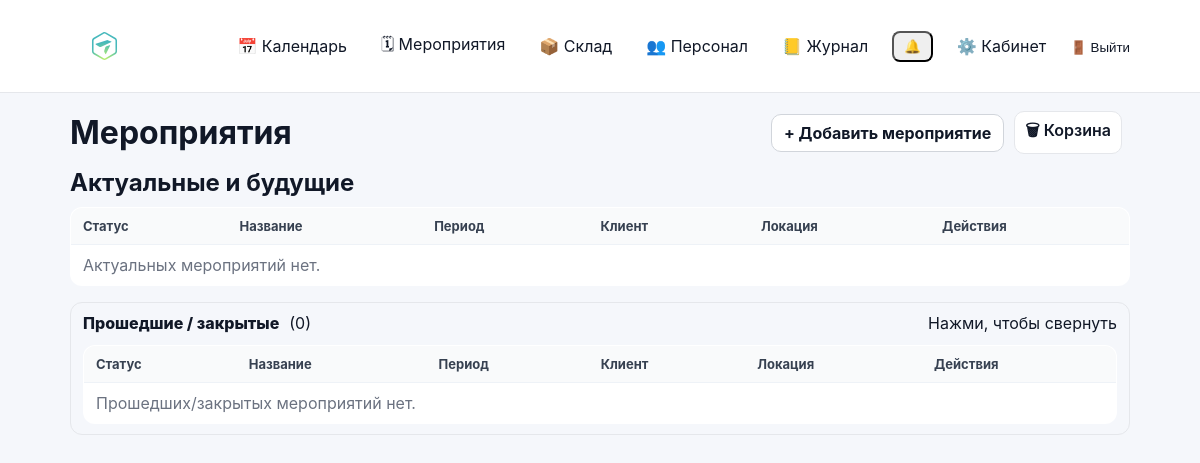
Page /events/ (signed in) on the earlier database version.
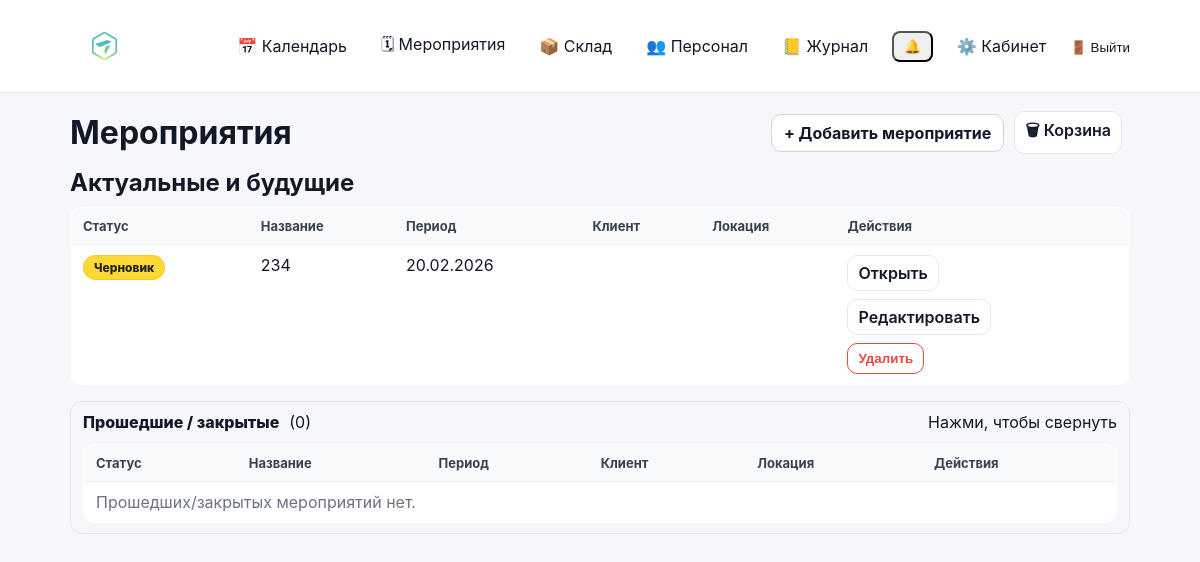
Same page on the later database version.
### events/models.py (models this page shows, shortened)
class Event(models.Model):
    class Meta:
        permissions = [
            ("edit_event_card", "Can edit event card (dates/status/etc)"),
            ("edit_event_equipment", "Can edit event equipment (own/rented)"),
        ]
    STATUS_DRAFT = "draft"
    STATUS_CONFIRMED = "confirmed"
    STATUS_CANCELLED = "cancelled"
    STATUS_CLOSED = "closed"
    STATUS_CHOICES = (
        (STATUS_DRAFT, "Черновик"),
        (STATUS_CONFIRMED, "Подтверждено"),
        (STATUS_CANCELLED, "Отменено"),
        (STATUS_CLOSED, "Закрыто"),
    )
    name = models.CharField(max_length=200)
    start_date = models.DateField()
    end_date = models.DateField(blank=True, null=True)
    client = models.CharField(max_length=200, blank=True)
    location = models.CharField(max_length=200, blank=True)
    responsible = models.ForeignKey(
        User,
        on_delete=models.SET_NULL,
        null=True,
        related_name="events",
    )
    s_engineer = models.ForeignKey(
        User,
        on_delete=models.SET_NULL,
        null=True,
        blank=True,
        related_name="senior_events",
    )
    engineers = models.ManyToManyField(
        User,
        blank=True,
        related_name="engineer_events",
    )
    notes = models.TextField(blank=True, default="")
    is_deleted = models.BooleanField(default=False)
    deleted_at = models.DateTimeField(null=True, blank=True)
    status = models.CharField(
        max_length=20,
        choices=STATUS_CHOICES,
        default=STATUS_DRAFT,
    )
    created_at = models.DateTimeField(auto_now_add=True)

### events/views.py (the view)
# urls.py: path("events/", views.event_list_view, name="event_list"),
@login_required
def event_list_view(request: HttpRequest) -> HttpResponse:
    today = timezone.localdate()
    qs = (
        Event.objects.filter(is_deleted=False)
        .select_related("responsible", "s_engineer")
        .prefetch_related("engineers", "role_slots__role", "role_slots__users")
    )
    can_view_all = _can_view_all_events(request.user)
    if not can_view_all:
        qs = qs.filter(_participation_q(request.user)).distinct()
    past_q = (
        Q(status__in=[Event.STATUS_CLOSED, Event.STATUS_CANCELLED])
        | Q(end_date__lt=today)
        | (Q(end_date__isnull=True) & Q(start_date__lt=today))
    )
    past_events = qs.filter(past_q).distinct().order_by("-start_date", "-id")
    upcoming_events = qs.exclude(past_q).distinct().order_by("start_date", "id")
    return render(
        request,
        "events/event_list.html",
        {
            "upcoming_events": upcoming_events,
            "past_events": past_events,
            "past_count": past_events.count(),
            "can_create_event": can_edit_event_card(request.user),
            "can_delete": can_edit_event_card(request.user),
            "can_edit": can_edit_event_card(request.user),
            "can_view_all_events": can_view_all,
        },
    )

### accounts/context_processors.py (called while the page is built)
def authz_flags(request):
    user = getattr(request, "user", None)
    return {
        "can_manage_staff": can_manage_staff(user),
        "can_edit_event_card": can_edit_event_card(user),
        "can_edit_event_equipment": can_edit_event_equipment(user),
        "can_edit_inventory": can_edit_inventory(user),
        "can_view_stock": can_view_stock(user),
    }

### accounts/permissions.py (called while the page is built)
def _ok(user) -> bool:
    return bool(user and user.is_authenticated)

def is_super(user) -> bool:
    return bool(_ok(user) and getattr(user, "is_superuser", False))

def can_manage_staff(user) -> bool:
    return is_super(user) or (_ok(user) and user.has_perm("accounts.manage_staff"))

def can_edit_inventory(user) -> bool:
    return is_super(user) or (_ok(user) and user.has_perm("inventory.manage_inventory"))

def can_view_stock(user) -> bool:
    return is_super(user) or (_ok(user) and (user.has_perm("inventory.manage_inventory") or user.has_perm("events.edit_event_card")))

def can_edit_event_card(user) -> bool:
    return is_super(user) or (_ok(user) and user.has_perm("events.edit_event_card"))

### events/templates/events/event_list.html (shortened to what the changed rows need)
{% extends "base.html" %}
{% block content %}
<div class="toolbar">
  <h1 style="margin:0;">Мероприятия</h1>
</div>
<h2 style="margin: 14px 0 10px;">Актуальные и будущие</h2>
<table class="list-table">
  <thead>
    <tr>
      <th>Статус</th>
      <th>Название</th>
      <th>Период</th>
      <th>Клиент</th>
      <th>Локация</th>
      <th>Действия</th>
    </tr>
  </thead>
  <tbody>
    {% for e in upcoming_events %}
      <tr>
        <td>
          <span class="status-pill status-{{ e.status }}">{{ e.get_status_display }}</span>
        </td>
        <td>{{ e.name }}</td>
        <td>
          {% if e.start_date == e.end_date or not e.end_date %}
            {{ e.start_date|date:"d.m.Y" }}
          {% else %}
            {{ e.start_date|date:"d.m.Y" }} – {{ e.end_date|date:"d.m.Y" }}
          {% endif %}
        </td>
        <td>{{ e.client }}</td>
        <td>{{ e.location }}</td>
        <td>
          <div style="display:flex; flex-direction:column; gap:8px; align-items:flex-start;">
            <a class="btn-secondary" href="{% url 'event_detail' e.id %}">Открыть</a>
            {% if can_edit %}
              <a class="btn-secondary" href="{% url 'event_edit' e.id %}">Редактировать</a>
            {% endif %}
            {% if can_delete %}
              <form method="post" action="{% url 'event_delete' e.id %}"
                    onsubmit="return confirm('Удалить мероприятие «{{ e.name }}»? Оно попадёт в корзину на 30 дней.')">
                <button type="submit" class="btn-secondary" style="border-color:#ef4444; color:#ef4444;">
                  Удалить
                </button>
              </form>
            {% endif %}
          </div>
        </td>
      </tr>
    {% empty %}
      <tr>
        <td colspan="6" style="color:#6b7280;">Актуальных мероприятий нет.</td>
      </tr>
    {% endfor %}
  </tbody>
</table>
<div style="margin-top:16px;">
  <details {% if past_count == 0 %}open{% endif %} style="border:1px solid #e5e7eb; border-radius:12px; padding:10px 12px;">
    <div style="margin-top:12px;">
      <table class="list-table">
        <thead>
          <tr>
            <th>Статус</th>
            <th>Название</th>
            <th>Период</th>
            <th>Клиент</th>
            <th>Локация</th>
            <th>Действия</th>
          </tr>
        </thead>
      </table>
    </div>
  </details>
</div>
{% endblock %}

Differences in the rows shown:
added Event: status "Черновик", name "234", start_date "20.02.2026"
Other differences:
text no longer shown: "Актуальных мероприятий нет."
